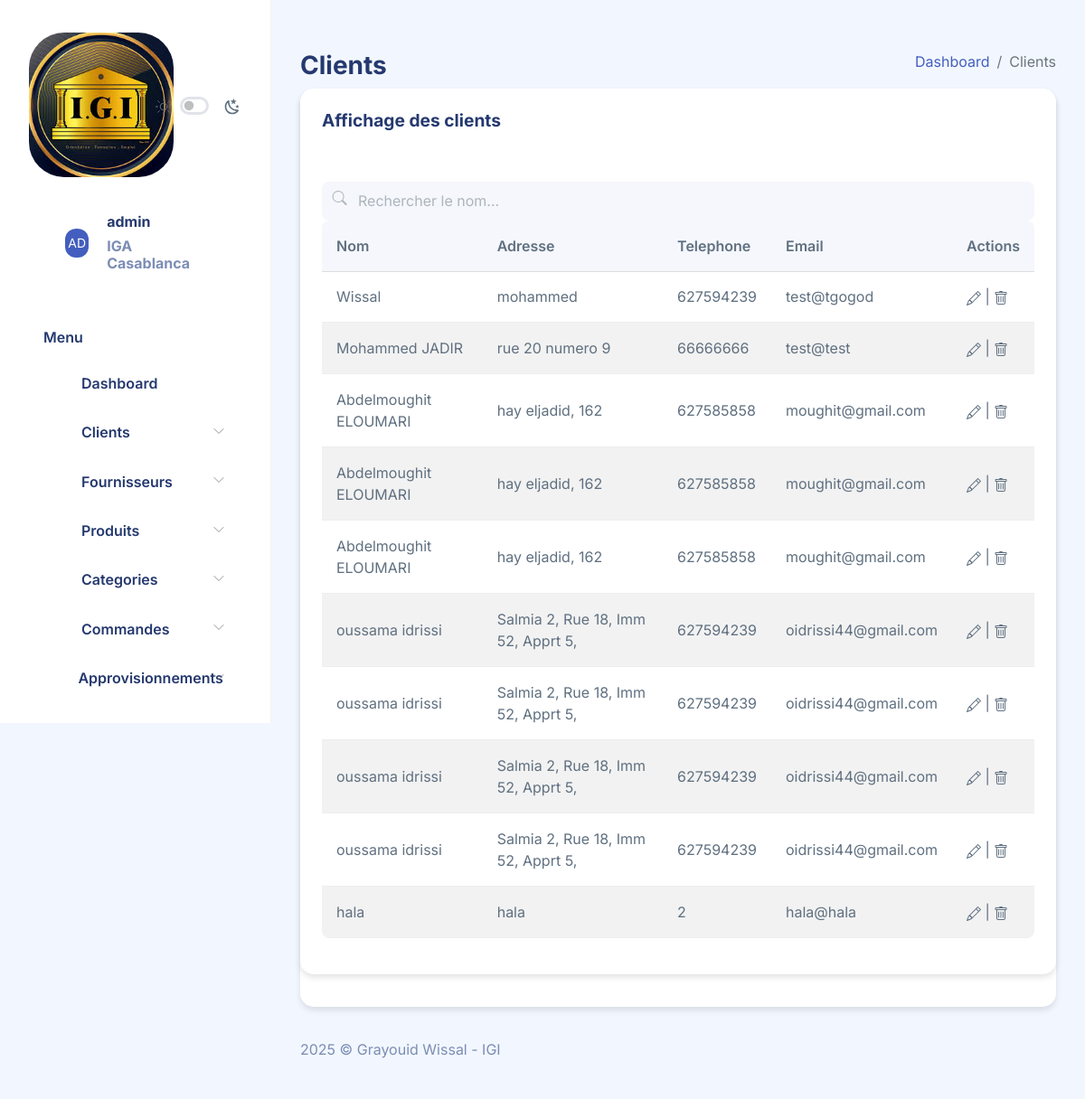
Before: /Presentation/Client/afficherClients.php (signed in) with the older database file.
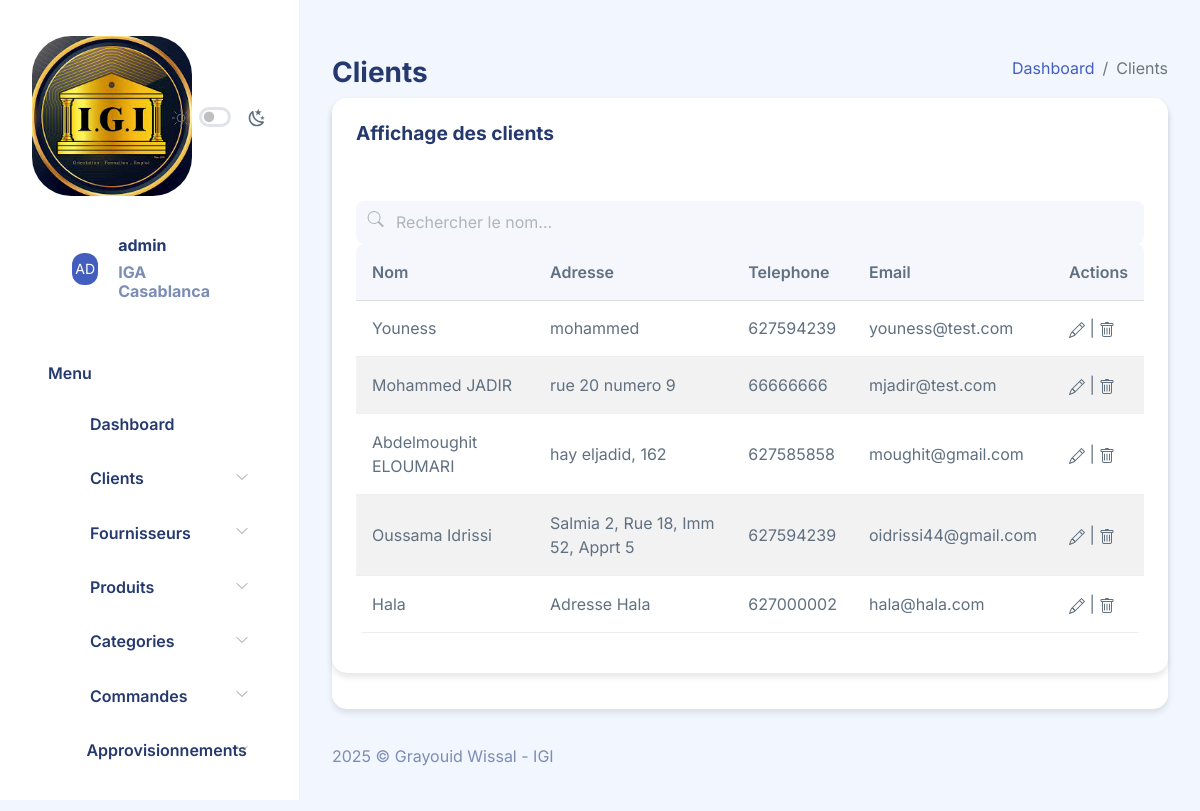
After: the same page with the newer database file.
### tables this page shows
CREATE TABLE IF NOT EXISTS `client` (
  `idClient` int NOT NULL AUTO_INCREMENT,
  `nom` varchar(100) NOT NULL,
  `adresse` varchar(255) NOT NULL,
  `telephone` varchar(20) NOT NULL,
  `email` varchar(100) NOT NULL,
  `created_at` timestamp DEFAULT CURRENT_TIMESTAMP,
  `updated_at` timestamp DEFAULT CURRENT_TIMESTAMP ON UPDATE CURRENT_TIMESTAMP,
  PRIMARY KEY (`idClient`),
  UNIQUE KEY `email_unique` (`email`),
  INDEX `idx_nom` (`nom`),
  INDEX `idx_telephone` (`telephone`)
);

### DAO/DAO.php (called while the page is built, shortened)
<?php
    class DAO{
        function getPDO(){
            return new PDO("mysql:host=localhost:3306;dbname=projet_gestion_stock", "root", "");
        }
        function afficherClient(){
            $pdo = $this->getPDO();
            $stmt=$pdo->prepare("SELECT * FROM client");
            $stmt->execute();
            $clients=[];
            while($row = $stmt->fetch(PDO::FETCH_ASSOC)){
                extract($row);
                $cli=new Client($nom,$adresse,$telephone,$email);
                $cli->setId($idClient);
                $clients[]=$cli;
            }
            return $clients;
        }
}
?>

### Metier/client.php (called while the page is built, shortened)
<?php
require_once "personne.php";
class Client extends Personne{
    static function afficher(){
        $dao = new DAO();
        return $dao->afficherClient();
    }
    function setId($idd){
        $this->id = $idd;
    }
}
?>

### Metier/personne.php (called while the page is built, shortened)
<?php
require_once PROJECT_ROOT . "/DAO/DAO.php";
class Personne{
    protected $id;
    protected $nom;
    protected $adresse;
    protected $telephone;
    protected $email;
    public function __construct($n,$a,$t,$e){
        $this->nom = $n;
        $this->adresse = $a;
        $this->telephone = $t;
        $this->email = $e;
    }
    public function get($c){
        switch($c){
            case "i" : return $this->id; break;
            case "n" : return $this->nom; break;
            case "a" : return $this->adresse; break;
            case "t" : return $this->telephone; break;
            case "e" : return $this->email; break;
        }
    }
}
?>

### Presentation/Client/afficherClients.php (the view, shortened to what this page needs)
<?php $title = "Clients" ;include "../templates/header.php" ?>
<div id="main">
    <br>
    <div class="page-heading">
        <div class="page-title">
            <div class="row">
                <div class="col-12 col-md-6 order-md-1 order-last">
                    <h3>Clients</h3>
                </div>
                <div class="col-12 col-md-6 order-md-2 order-first">
                    <nav aria-label="breadcrumb" class="breadcrumb-header float-start float-lg-end">
                        <ol class="breadcrumb">
                            <li class="breadcrumb-item"><a href="../dashboard.php">Dashboard</a></li>
                            <li class="breadcrumb-item active" aria-current="page">Clients</li>
                        </ol>
                    </nav>
                </div>
            </div>
        </div>
        <section class="section">
            <div class="card">
                <div class="card">
                    <div class="card-header">
                        <h4 class="card-title">Affichage des clients</h4>
                    </div>
                    <div class="card-content">
                        <div class="card-body">
                            <div class="email-fixed-search flex-grow-1">
                                <div class="form-group position-relative mb-0 has-icon-left">
                                    <input type="text" class="form-control" placeholder="Rechercher le nom..."
                                        id="search" onkeyup="FilterkeyWord()">
                                    <div class="form-control-icon">
                                        <svg class="bi" width="1.5em" height="1.5em" fill="currentColor">
                                            <use xlink:href="../../assets/images/bootstrap-icons.svg#search"></use>
                                        </svg>
                                    </div>
                                </div>
                            </div>
                            <div class="table-responsive">
                                <table class="table table-md table-striped" id="table">
                                    <thead>
                                        <tr>
                                            <th>Nom</th>
                                            <th>Adresse</th>
                                            <th>Telephone</th>
                                            <th>Email</th>
                                            <th>Actions</th>
                                        </tr>
                                    </thead>
                                    <tbody>
                                        <?php
                                    $tab = Client::afficher();
                                        echo "<tr>";
                                            foreach($tab as $t) { ?>
                                        <tr>
                                            <td><?=$t->get("n")?></td>
                                            <td><?=$t->get("a")?></td>
                                            <td><?=$t->get("t")?></td>
                                            <td><?=$t->get("e")?></td>
                                            <td>
                                                <span>
                                                    <a data-bs-toggle="modal"
                                                        data-bs-target="#modifier<?=$t->get("i")?>">
                                                        <svg class="bi" width="1em" height="1em"
                                                            fill="currentColor">
                                                            <use
                                                                xlink:href="../../assets/images/bootstrap-icons.svg#pencil">
                                                            </use>
                                                        </svg>
                                                    </a>&#124;
                                                    <a data-bs-toggle="modal"
                                                        data-bs-target="#supprimer<?=$t->get("i")?>">
                                                        <svg class=" bi" width="1em" height="1em"
                                                            fill="currentColor">
                                                            <use
                                                                xlink:href="../../assets/images/bootstrap-icons.svg#trash">
                                                            </use>
                                                        </svg>
                                                    </a>
                                                </span>
                                            </td>
                                        </tr>
                                        <?php }
                                        echo"</tr>";
                                        ?>
                                    </tbody>
                                </table>
                            </div>
                        </div>
                    </div>
                </div>
            </div>
        </section>
    </div>
    <?php include "../templates/footer.php" ?>

### Presentation/templates/header.php (shortened to what this page needs)
<?php
require_once("../../Metier/client.php");
?>
<!DOCTYPE html>
<html lang="en">
<head>
    <link rel="stylesheet" href="../../assets/css/main/app.css">
    <link rel="stylesheet" href="../../assets/css/main/app-dark.css">
    <link rel="stylesheet" href="../../assets/css/custom.css">
    <link rel="stylesheet" href="https://cdnjs.cloudflare.com/ajax/libs/animate.css/4.1.1/animate.min.css"/>
</head>
<body class="fade-in">
<div id="app">
    <div id="sidebar" class="active">
        <div class="sidebar-wrapper active" style="left:0;">
            <div class="sidebar-header position-relative">
                <div class="d-flex justify-content-between align-items-center">
                    <div class="logo">
                        <a href="../dashboard.php"><img src="../../assets/images/logo/logo-jell.jpg" alt="Logo"
                                srcset="" style="margin-top: 4px;
    width: 115%;
    height: 164%;
    border-radius: 39px;"></a>
                    </div>
                    <div class="theme-toggle d-flex gap-2  align-items-center mt-2">
                        <div class="form-check form-switch fs-6">
                            <input class="form-check-input  me-0" type="checkbox" id="toggle-dark">
                        </div>
                    </div>
                </div>
            </div>
            <div class="sidebar-menu">
                <div class="card ms-5" style="width: 15rem; box-shadow:none;">
                    <div class="card-body py-4 px-4">
                        <div class="d-flex align-items-center">
                            <div class="avatar bg-primary me-3">
                                <span
                                    class="avatar-content"><?php echo strtoupper(substr($_SESSION['login'],0,2)); ?></span>
                            </div>
                            <div class="ms-1 name">
                                <h6 class="font-bold"><?php echo $_SESSION['login']; ?></h6>
                                <h6 class="text-muted mb-0">IGA Casablanca</h6>
                            </div>
                            <div style="margin-left:2rem;">
                                <a href="../destroy.php">
                                    <i class="bi bi-power"></i>
                                </a>
                            </div>
                        </div>
                    </div>
                </div>
                <ul class="menu">
                    <li class="sidebar-title">Menu</li>
                    <li class="sidebar-item  ">
                        <a href="http://localhost/gestion_stock/Projet_Web_TP/Presentation/dashboard.php" class='sidebar-link'>
                            <i class="bi bi-grid-fill"></i>
                            <span>Dashboard</span>
                        </a>
                    </li>
                    <li class="sidebar-item  has-sub">
                        <a href="#" class='sidebar-link'>
                            <i class="bi bi-person-fill"></i>
                            <span>Clients</span>
                        </a>
                    </li>
                    <li class="sidebar-item  has-sub">
                        <a href="#" class='sidebar-link'>
                            <i class="bi bi-truck"></i>
                            <span>Fournisseurs</span>
                        </a>
                    </li>
                    <li class="sidebar-item  has-sub">
                        <a href="#" class='sidebar-link'>
                            <i class="bi bi-pentagon-fill"></i>
                            <span>Produits</span>
                        </a>
                    </li>
                    <li class="sidebar-item  has-sub">
                        <a href="#" class='sidebar-link'>
                            <i class="bi bi-list-ul"></i>
                            <span>Categories</span>
                        </a>
                    </li>
                    <li class="sidebar-item  has-sub">
                        <a href="#" class='sidebar-link'>
                            <i class="bi bi-cart-fill"></i>
                            <span>Commandes</span>
                        </a>
                    </li>
                    <li class="sidebar-item  has-sub">
                        <a href="#" class='sidebar-link'>
                        <i class="bi bi-box-seam"></i>
                            <span>Approvisionnements</span>
                        </a>
                    </li>
                </ul>
            </div>
        </div>
    </div>

### Presentation/templates/footer.php (shortened to what this page needs)
<footer>
    <div class="footer clearfix mb-0 text-muted">
        <div class="float-start">
            <p>2025 &copy; Grayouid Wissal - IGI</p>
        </div>
    </div>
</footer>
</div>
</div>
</body>
</html>

### assets/css/custom.css (style rules this page uses)
:root { --primary-color: #435ebe; --secondary-color: #6c757d; --success-color: #198754; --info-color: #0dcaf0; --warning-color: #ffc107; --danger-color: #dc3545; --light-color: #f8f9fa; --dark-color: #212529; --body-bg: #f2f7ff; --sidebar-bg: #ffffff; --card-shadow: 0 4px 6px rgba(0, 0, 0, 0.1); --transition-speed: 0.3s; }
body { background-color: var(--body-bg); font-family: 'Inter', sans-serif; transition: background-color var(--transition-speed); }
#sidebar { background: var(--sidebar-bg); box-shadow: 2px 0 5px rgba(0, 0, 0, 0.05); }
.sidebar-wrapper { border-right: 1px solid rgba(0, 0, 0, 0.05); }
.sidebar-item { margin: 2px 0; transition: all var(--transition-speed); }
.sidebar-link { border-radius: 8px; margin: 0 10px; }
.card { border: none; border-radius: 15px; box-shadow: var(--card-shadow); transition: transform var(--transition-speed); }
.card-header { background: transparent; border-bottom: 1px solid rgba(0, 0, 0, 0.05); padding: 1.5rem; }
.table { border-radius: 8px; overflow: hidden; }
.table thead th { background-color: rgba(67, 94, 190, 0.05); border-bottom: none; padding: 1rem; font-weight: 600; }
.table tbody td { padding: 1rem; vertical-align: middle; }
.form-control { border-radius: 8px; padding: 0.6rem 1rem; border: 1px solid rgba(0, 0, 0, 0.1); transition: all var(--transition-speed); }
.email-fixed-search .form-control { padding-left: 2.5rem; background-color: rgba(67, 94, 190, 0.05); border: none; }
.avatar { border-radius: 12px; overflow: hidden; }
.fade-in { animation: fadeIn 0.3s ease-in; }

Changed rows visible on the page:
removed client: nom "Abdelmoughit ELOUMARI", adresse "hay eljadid, 162", telephone "627585858", email "moughit@gmail.com"
removed client: nom "Abdelmoughit ELOUMARI", adresse "hay eljadid, 162", telephone "627585858", email "moughit@gmail.com"
removed client: nom "oussama idrissi", adresse "Salmia 2, Rue 18, Imm 52, Apprt 5,", telephone "627594239", email "oidrissi44@gmail.com"
removed client: nom "oussama idrissi", adresse "Salmia 2, Rue 18, Imm 52, Apprt 5,", telephone "627594239", email "oidrissi44@gmail.com"
removed client: nom "oussama idrissi", adresse "Salmia 2, Rue 18, Imm 52, Apprt 5,", telephone "627594239", email "oidrissi44@gmail.com"
changed client "mohammed": nom "Wissal" → "Youness"; email "test@tgogod" → "youness@test.com"
changed client "Mohammed JADIR": email "test@test" → "mjadir@test.com"
changed client "oidrissi44@gmail.com": nom "oussama idrissi" → "Oussama Idrissi"; adresse "Salmia 2, Rue 18, Imm 52, Apprt 5," → "Salmia 2, Rue 18, Imm 52, Apprt 5"
changed client: nom "hala" → "Hala"; adresse "hala" → "Adresse Hala"; telephone "2" → "627000002"; email "hala@hala" → "hala@hala.com"
